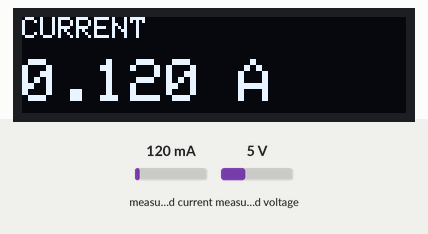
A program run on a simulated Teensy 4. Shown: 128×32 one-colour display. The inputs (shaded band) are chosen by the test bench; at power-on: measured current 120 mA, measured voltage 5 V. What the program prints to the serial monitor is not drawn.

Above: at 1.9 s.
2.0 s: measured current set to 40 mA
At 2.8 s:
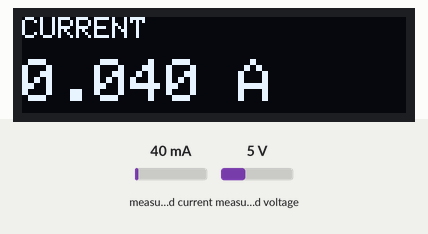
3.5 s: measured voltage set to 0.3 V
At 6.4 s:
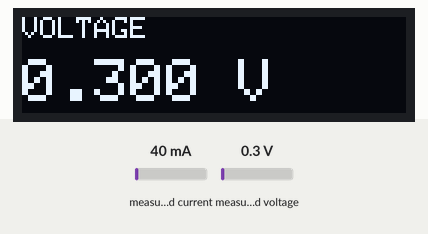
6.5 s: measured current set to 500 mA
At 9.2 s:
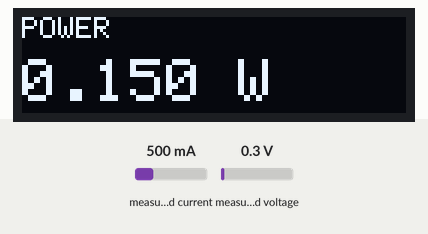
9.5 s: measured voltage set to 3.8 V
At 9.78 s:
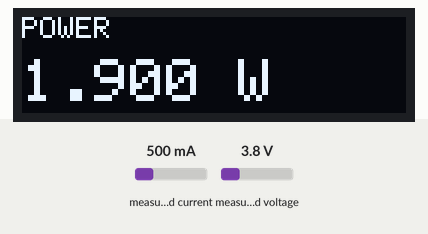
Timing chart, 0 to 12.5 s (numbered marks = the images above; inputs shaded):
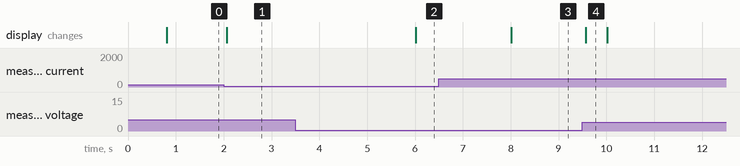

Measured:
- after the input at 2.0 s, the display: changes after 0.06 s (image 1)
- after the input at 3.5 s, the display: changes after 2.5 s (image 2)
- after the input at 6.5 s, the display: changes after 1.5 s (image 3)
- after the input at 9.5 s, the display: changes after 0.06 s (image 4)
- what the display in image 4 shows lasts 0.4 s, from 9.6 s to 10.0 s

The program:

main.cpp
```cpp
#include <Arduino.h>
#include <Wire.h>
#include <Adafruit_INA260.h>
#include <Adafruit_GFX.h>
#include <Adafruit_SSD1306.h>

// --- 0.91" OLED is a 128x32 SSD1306 over I2C ---
#define SCREEN_WIDTH 128
#define SCREEN_HEIGHT 32
#define OLED_RESET -1          // share Teensy reset (no dedicated reset pin)
#define OLED_ADDR 0x3C         // most 0.91" modules; some are 0x3D

Adafruit_SSD1306 display(SCREEN_WIDTH, SCREEN_HEIGHT, &Wire, OLED_RESET);
Adafruit_INA260 ina260;

// How long each metric stays on screen before rotating, in ms.
// Indexed by page: 0 = current, 1 = voltage, 2 = power.
const unsigned long PAGE_INTERVAL[3] = {6000, 2000, 2000};  // current shows 3x as long
// How often we sample + print over serial, in ms.
const unsigned long SAMPLE_INTERVAL = 250;
// Readings within +/- this many mA are treated as zero, so sensor noise when
// nothing is plugged in doesn't flicker between small +/- values.
const float CURRENT_DEADBAND_MA = 2.0;
// Display hysteresis: the shown value only updates when the live reading moves
// past these thresholds, so a steady-ish signal stops jittering on screen.
// (A refresh is also forced once per page rotation, see loop().)
const float CURRENT_HYST_MA = 10.0;
const float VOLTAGE_HYST_V  = 0.01;
const float POWER_HYST_MW   = 100.0;

unsigned long lastPage = 0;
unsigned long lastSample = 0;
uint8_t page = 0;              // 0 = current, 1 = voltage, 2 = power

// Live readings, updated every sample.
float current_mA = 0;
float voltage_V = 0;
float power_mW = 0;

// Held values actually shown on screen; updated via the hysteresis rules above.
float disp_current_mA = 0;
float disp_voltage_V = 0;
float disp_power_mW = 0;

bool needsRedraw = true;

void showPage(uint8_t p) {
  display.clearDisplay();

  // small label on top
  display.setTextSize(1);
  display.setCursor(0, 0);

  // big value below
  char value[16];
  const char *label;

  switch (p) {
    case 0:
      label = "CURRENT";
      snprintf(value, sizeof(value), "%.3f A", disp_current_mA / 1000.0);
      break;
    case 1:
      label = "VOLTAGE";
      snprintf(value, sizeof(value), "%.3f V", disp_voltage_V);
      break;
    default:
      label = "POWER";
      snprintf(value, sizeof(value), "%.3f W", disp_power_mW / 1000.0);
      break;
  }

  display.println(label);
  display.setTextSize(2);
  display.setCursor(0, 14);
  display.println(value);
  display.display();
}

void setup() {
  Serial.begin(115200);
  Wire.begin();

  if (!ina260.begin()) {
    Serial.println("Couldn't find INA260 chip");
    while (1) { delay(10); }
  }
  Serial.println("Found INA260 chip");

  if (!display.begin(SSD1306_SWITCHCAPVCC, OLED_ADDR)) {
    Serial.println("SSD1306 allocation failed");
    while (1) { delay(10); }
  }

  display.setRotation(2);  // screen mounted upside-down; rotate 180 degrees

  display.clearDisplay();
  display.setTextColor(SSD1306_WHITE);
  display.setTextSize(1);
  display.setCursor(0, 0);
  display.println("INA260 monitor");
  display.display();
  delay(750);
}

void loop() {
  unsigned long now = millis();

  if (now - lastSample >= SAMPLE_INTERVAL) {
    lastSample = now;

    current_mA = ina260.readCurrent();
    voltage_V = ina260.readBusVoltage() / 1000.0;  // library returns mV
    power_mW = ina260.readPower();

    // Squelch near-zero noise so an unplugged sensor reads a steady 0.
    if (fabs(current_mA) < CURRENT_DEADBAND_MA) {
      current_mA = 0;
      power_mW = 0;
    }

    // Update the held display values only when a reading moves enough.
    if (fabs(current_mA - disp_current_mA) >= CURRENT_HYST_MA) {
      disp_current_mA = current_mA;
      needsRedraw = true;
    }
    if (fabs(voltage_V - disp_voltage_V) >= VOLTAGE_HYST_V) {
      disp_voltage_V = voltage_V;
      needsRedraw = true;
    }
    if (fabs(power_mW - disp_power_mW) >= POWER_HYST_MW) {
      disp_power_mW = power_mW;
      needsRedraw = true;
    }

    // CSV over USB serial: millis,current_A,voltage_V,power_W
    Serial.print(now);
    Serial.print(',');
    Serial.print(current_mA / 1000.0, 3);
    Serial.print(',');
    Serial.print(voltage_V, 3);
    Serial.print(',');
    Serial.println(power_mW / 1000.0, 3);
  }

  if (now - lastPage >= PAGE_INTERVAL[page]) {
    lastPage = now;
    page = (page + 1) % 3;
    // Force a fresh snapshot once per rotation so the screen can't get stuck
    // showing a stale value that never crossed its hysteresis threshold.
    disp_current_mA = current_mA;
    disp_voltage_V = voltage_V;
    disp_power_mW = power_mW;
    needsRedraw = true;
  }

  if (needsRedraw) {
    showPage(page);
    needsRedraw = false;
  }
}
```
